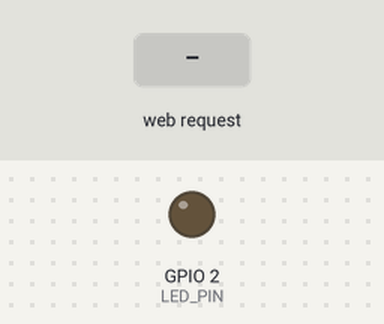
Bench run of a sketch on a simulated ESP32. Parts: output pins drawn as LEDs (lit = HIGH). The test bench sets the inputs (shaded band). WiFi joins after 1.5 s; servers stay silent unless stated; what the sketch prints to the serial monitor is not drawn.

Above: at 2.7 s.
2.8 s: HTTP request GET /set?value=1 received
At 3.4 s:
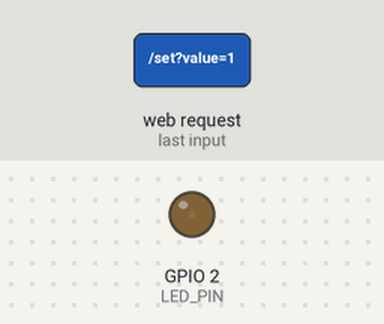
4.3 s: HTTP request GET /set?value=120 received
At 5.7 s:
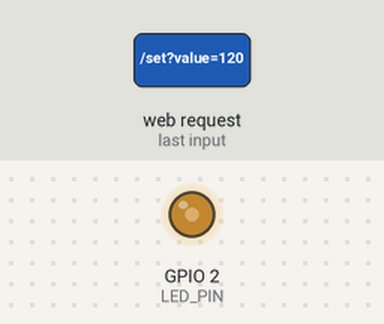
Timing chart, 0 to 7.3 s (numbered marks = the images above; inputs shaded):
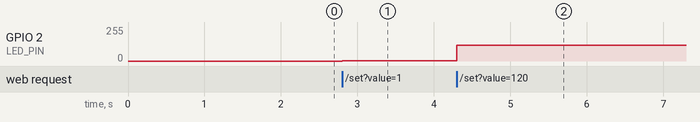

The sketch:

ex07.ino
```cpp
// ex07.ino - Web网页端无极调光器（WiFi模式）
#include <WiFi.h>
#include <WebServer.h>

// ===== 请修改以下内容 =====
const char* ssid = "gdhs";          // 你的WiFi名称
const char* password = "asdf1234";  // 你的WiFi密码
// =========================

const int LED_PIN = 2;  // GPIO2 (板载LED)
WebServer server(80);

// PWM配置
const int PWM_FREQ = 5000;
const int PWM_RES = 8;   // 8位分辨率 0-255

void setup() {
  Serial.begin(115200);
  pinMode(LED_PIN, OUTPUT);

  // 初始化PWM
  ledcAttach(LED_PIN, PWM_FREQ, PWM_RES);
  ledcWrite(LED_PIN, 0);

  // 连接WiFi
  Serial.print("正在连接WiFi");
  WiFi.begin(ssid, password);
  while (WiFi.status() != WL_CONNECTED) {
    delay(500);
    Serial.print(".");
  }
  Serial.println();
  Serial.println("✅ WiFi连接成功！");
  Serial.print("🌐 访问地址: http://");
  Serial.println(WiFi.localIP());

  // 设置路由
  server.on("/", handleRoot);
  server.on("/set", handleSet);
  server.begin();
  Serial.println("✅ Web服务器已启动");
}

void loop() {
  server.handleClient();
}

// ===== 主页：显示带滑动条的HTML页面 =====
void handleRoot() {
  String html = R"rawliteral(
<!DOCTYPE html>
<html lang="zh-CN">
<head>
  <meta charset="UTF-8">
  <meta name="viewport" content="width=device-width, initial-scale=1.0">
  <title>无极调光器</title>
  <style>
    body {
      font-family: Arial, sans-serif;
      text-align: center;
      margin-top: 60px;
      background: #f0f2f5;
    }
    .container {
      background: white;
      padding: 40px;
      border-radius: 16px;
      max-width: 400px;
      margin: 0 auto;
      box-shadow: 0 4px 20px rgba(0,0,0,0.1);
    }
    h1 { color: #1a73e8; }
    .slider-container {
      margin: 30px 0;
    }
    input[type="range"] {
      width: 100%;
      height: 10px;
      -webkit-appearance: none;
      background: linear-gradient(to right, #ddd, #1a73e8);
      border-radius: 5px;
      outline: none;
    }
    input[type="range"]::-webkit-slider-thumb {
      -webkit-appearance: none;
      width: 28px;
      height: 28px;
      border-radius: 50%;
      background: #1a73e8;
      cursor: pointer;
      box-shadow: 0 2px 8px rgba(26,115,232,0.4);
    }
    .brightness-display {
      font-size: 56px;
      font-weight: bold;
      color: #1a73e8;
      margin: 10px 0;
    }
    .brightness-text {
      font-size: 16px;
      color: #888;
    }
    .light-icon {
      font-size: 64px;
      margin: 10px 0;
    }
  </style>
</head>
<body>
  <div class="container">
    <h1>💡 无极调光器</h1>
    <div class="light-icon" id="icon">💡</div>
    <div class="slider-container">
      <input type="range" id="slider" min="0" max="255" value="0"
             oninput="sendValue(this.value)">
      <div class="brightness-display" id="display">0%</div>
      <div class="brightness-text">拖动滑块调节LED亮度</div>
    </div>
  </div>

  <script>
    function sendValue(value) {
      // 更新显示
      let percent = Math.round((value / 255) * 100);
      document.getElementById('display').textContent = percent + '%';

      // 更新图标亮度
      let icon = document.getElementById('icon');
      if (percent > 70) icon.textContent = '💡';
      else if (percent > 30) icon.textContent = '🔆';
      else if (percent > 5) icon.textContent = '🔅';
      else icon.textContent = '⚪';

      // 发送GET请求到ESP32
      fetch('/set?value=' + value)
        .then(response => {
          if (!response.ok) {
            console.log('请求失败');
          }
        })
        .catch(error => {
          console.log('错误:', error);
        });
    }
  </script>
</body>
</html>
)rawliteral";
  server.send(200, "text/html; charset=UTF-8", html);
}

// ===== 接收滑动条数值 =====
void handleSet() {
  if (server.hasArg("value")) {
    int value = server.arg("value").toInt();
    // 限制范围 0-255
    if (value < 0) value = 0;
    if (value > 255) value = 255;

    // 设置PWM占空比
    ledcWrite(LED_PIN, value);

    Serial.print("亮度: ");
    Serial.println(value);

    server.send(200, "text/plain", "OK");
  } else {
    server.send(400, "text/plain", "Missing value");
  }
}
```

Measured:
- after the input at 2.8 s, GPIO 2 (LED_PIN): 0/255 → 1/255 at once
- after the input at 4.3 s, GPIO 2 (LED_PIN): 1/255 → 120/255 at once
